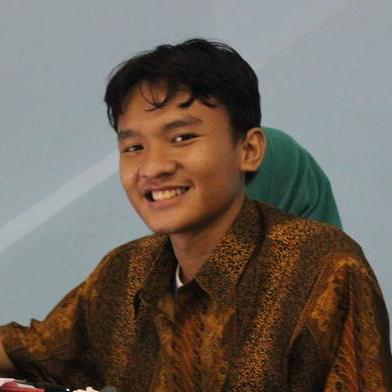
#> input picture data/foto.jpg, 392 x 392 px
$ python 3_pengolahan_citra.py
#> lines starting #> are read from the running program, lines starting #| are printed output that depends on the picture; after the words box and inside, x2 and y2 are one past the last pixel; in counts of white or black regions, pixels touching at a corner belong together
import numpy as np
import cv2
import imutils

image = cv2.imread('data/foto.jpg')
#> image is the input picture: shape (392, 392, 3); mean B, G, R 90.7, 99.9, 110.1
cv2.imshow('Gambar Asli', image)

# TRANSLATION
X, Y = -150, 50
shifted = imutils.translate(image, X, Y)
# cv2.imshow("Shifted", shifted)
# cv2.waitKey(0)

# ROTATION
angle = 180
rotated = imutils.rotate(image , angle)
# cv2.imshow("Rotated", rotated)
# cv2.waitKey(0)

# RESIZE
# methods = [
#     ("cv2.INTER_NEAREST", cv2.INTER_NEAREST),
#     ("cv2.INTER_LINEAR", cv2.INTER_LINEAR),
#     ("cv2.INTER_AREA", cv2.INTER_AREA),
#     ("cv2.INTER_CUBIC", cv2.INTER_CUBIC),
#     ("cv2.INTER_LANCZOS4", cv2.INTER_LANCZOS4)]

height , width = 150, 700
resize_cv = cv2.resize(image, (width, height), interpolation=cv2.INTER_LINEAR)
resize_im = imutils.resize(image, width=width)
# cv2.imshow("Resized", resize_im)
# cv2.waitKey(0)

# FLIP
flip_hor = cv2.flip(image, 1)
flip_ver = cv2.flip(image, 0)
flip_verhor = cv2.flip(image, -1)
# [6 lines of commented-out code are left out]
kepala = image[48:225, 90:240]
badan = image[227:384, 80:376]
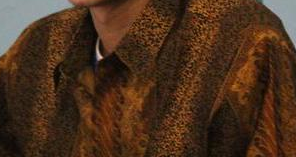
#> badan: shape (157, 296, 3); mean B, G, R 28.8, 48.4, 75.1
# cv2.imshow("Kepala", kepala)
# cv2.imshow("Badan", badan)
# cv2.waitKey(0)

# ARITMATIKA CITRA

M = np.ones(image.shape, dtype="uint8") * 50
added = cv2.add(image, M)
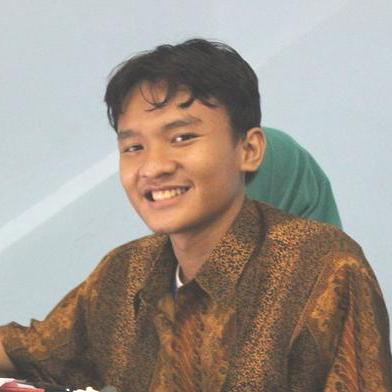
#> added: shape (392, 392, 3); mean B, G, R 140.7, 149.9, 160.1
# cv2.imshow("Added", added)

subtracted = cv2.subtract(image, M)
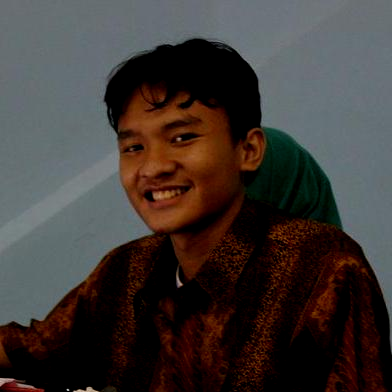
#> subtracted: shape (392, 392, 3); mean B, G, R 53.7, 56.2, 63.4
# cv2.imshow("Subsctracted", subtracted)
# cv2.waitKey(0)

#MASKING
mask = np.zeros(image.shape[:2], dtype='uint8')
cv2.rectangle(mask, (90, 48), (240, 225), 225, -1)
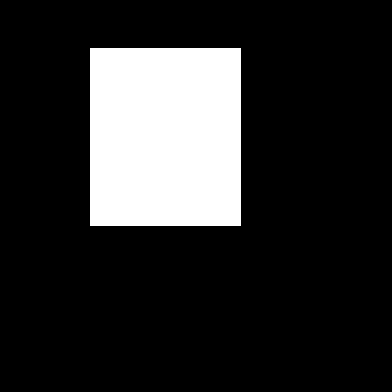
#> mask: shape (392, 392); values 0 (black) and 225 (white), 17.5% white; 1 white region, box (x1, y1, x2, y2) and area: (90, 48, 241, 226) 26878
# cv2.imshow("Mask", mask)

masked = cv2.bitwise_and(image, image, mask=mask)
# cv2.imshow("Mask Diimplementasikan", masked)
# cv2.waitKey(0)

# SPLIT CHANNEL
(B, G, R) = cv2.split(image)

cv2.imshow('R', R)
cv2.imshow('G', G)
cv2.imshow('B', B)
cv2.waitKey(0)

merged = cv2.merge([B, G, R])
cv2.imshow("Merged", merged)
cv2.waitKey(0)
cv2.destroyAllWindows()

zeros = np.zeros(image.shape[:2], dtype='uint8')
cv2.imshow("Red", cv2.merge([zeros, zeros, R]))
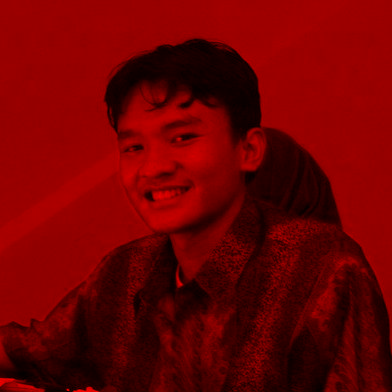
#> window 'Red': shape (392, 392, 3); mean B, G, R 0, 0, 110.1
cv2.imshow("Green", cv2.merge([zeros, G, zeros]))
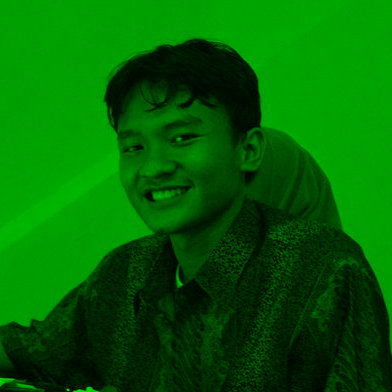
#> window 'Green': shape (392, 392, 3); mean B, G, R 0, 99.9, 0
cv2.imshow("Blue", cv2.merge([B, zeros, zeros]))
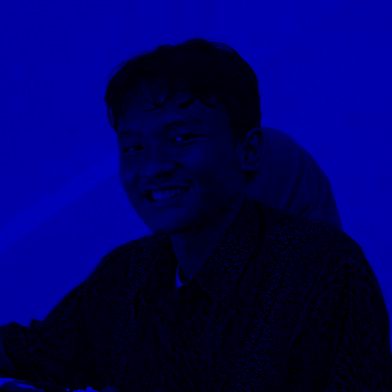
#> window 'Blue': shape (392, 392, 3); mean B, G, R 90.7, 0, 0
cv2.waitKey(0)
